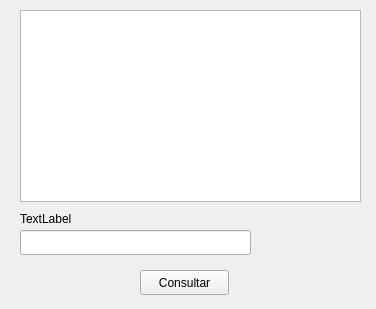
<?xml version="1.0" encoding="UTF-8"?>
<ui version="4.0">
 <class>Form</class>
 <widget class="QWidget" name="Form">
  <property name="geometry">
   <rect>
    <x>0</x>
    <y>0</y>
    <width>376</width>
    <height>309</height>
   </rect>
  </property>
  <property name="windowTitle">
   <string>Form</string>
  </property>
  <widget class="QLabel" name="label">
   <property name="geometry">
    <rect>
     <x>20</x>
     <y>210</y>
     <width>331</width>
     <height>17</height>
    </rect>
   </property>
   <property name="text">
    <string>TextLabel</string>
   </property>
  </widget>
  <widget class="QLineEdit" name="id">
   <property name="geometry">
    <rect>
     <x>20</x>
     <y>230</y>
     <width>231</width>
     <height>25</height>
    </rect>
   </property>
  </widget>
  <widget class="QPushButton" name="consultar">
   <property name="geometry">
    <rect>
     <x>140</x>
     <y>270</y>
     <width>89</width>
     <height>25</height>
    </rect>
   </property>
   <property name="text">
    <string>Consultar</string>
   </property>
  </widget>
  <widget class="QListWidget" name="listWidget">
   <property name="geometry">
    <rect>
     <x>20</x>
     <y>10</y>
     <width>341</width>
     <height>192</height>
    </rect>
   </property>
  </widget>
 </widget>
 <resources/>
 <connections/>
</ui>
